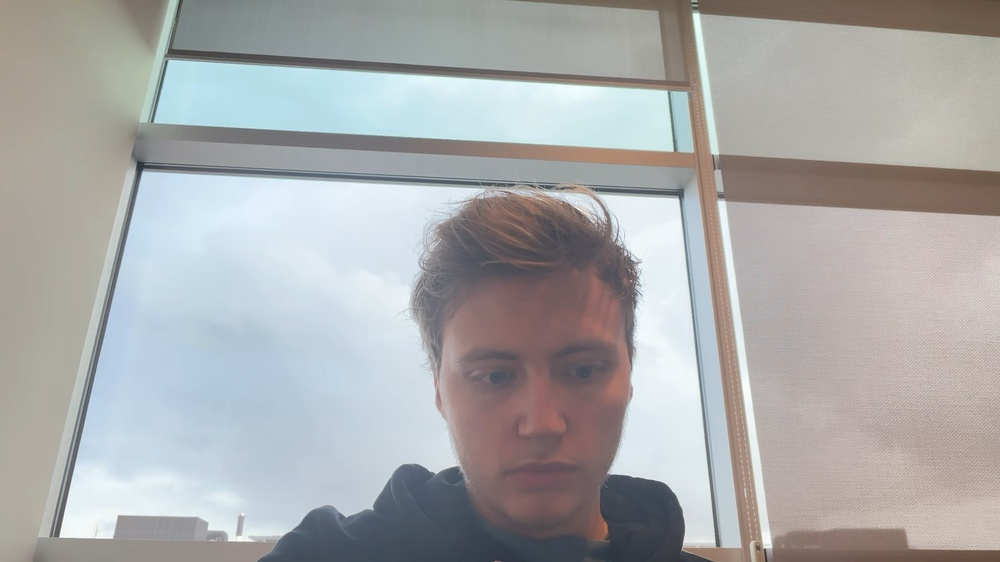
#> input picture computer_vision/captured_image.jpg, 1000 x 562 px, shrunk from 1920 x 1080 before the run, given in place of the camera
$ python capture_img.py
#> lines starting #> are read from the running program, lines starting #| are printed output that depends on the picture
import cv2
import numpy as np

def capture_and_save_image(file_path, filepath2):
    # Number 0 indicates that we want to capture from the first available camera.
    # If you have more than one camera, you can select the next by replacing 0 with 1, and so forth.
#> called with file_path = 'captured_image_mask.jpg', filepath2 = 'captured_image.jpg'
    cap = cv2.VideoCapture(0)


    if not cap.isOpened():
        print("Error: Couldn't open the camera.")
        return

    # Read the current frame from the video capture
    ret, frame = cap.read()
#> frame is the input picture: shape (562, 1000, 3); mean B, G, R 170.2, 169.9, 169.4

    width = int(cap.get(cv2.CAP_PROP_FRAME_WIDTH))
    height = int(cap.get(cv2.CAP_PROP_FRAME_HEIGHT))


    frame = cv2.flip(frame, 0)
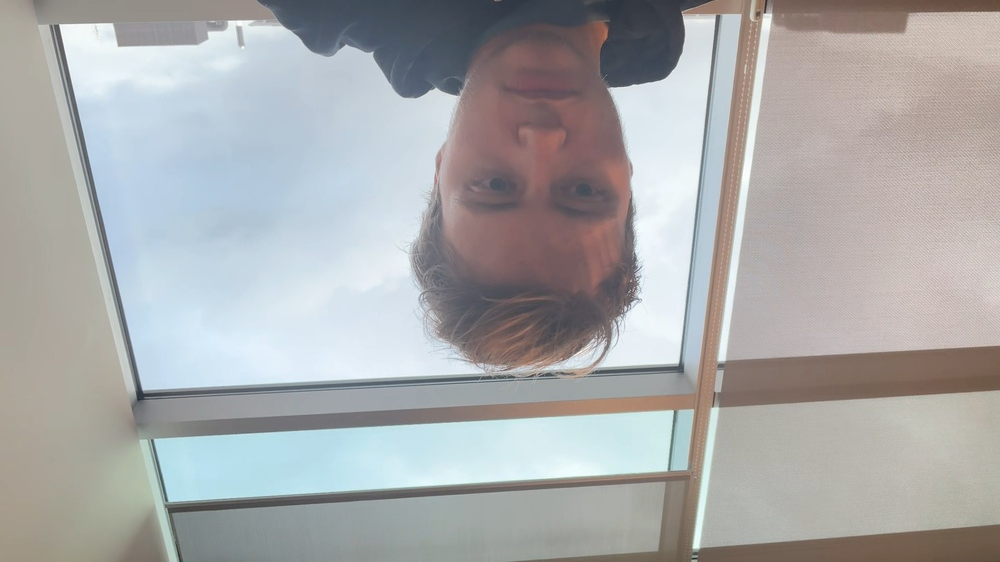
#> frame: shape (562, 1000, 3); mean B, G, R 170.2, 169.9, 169.4

    frame[:int(0.3 * height), :] = 0
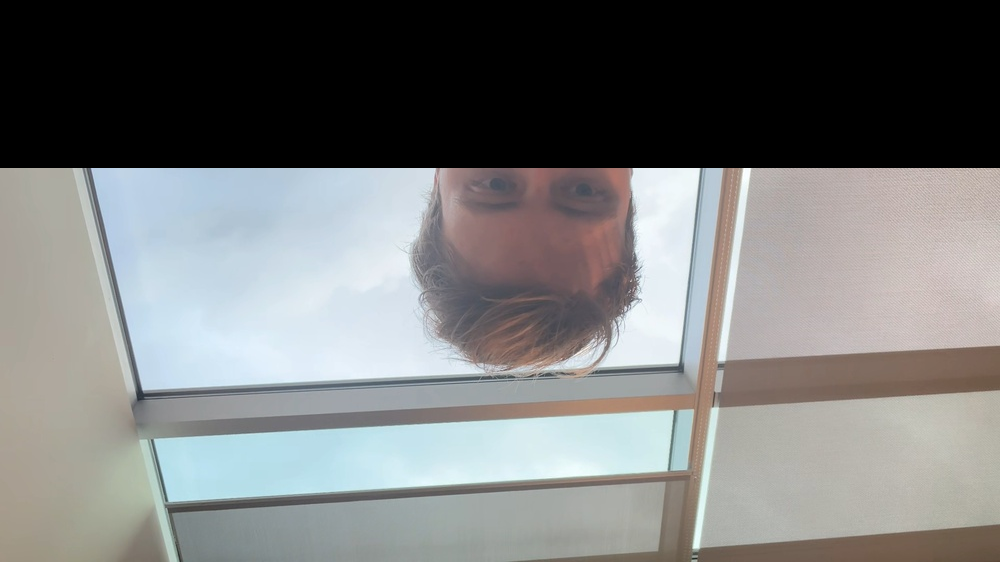
#> frame: shape (562, 1000, 3); mean B, G, R 121.3, 121.7, 120.6


    hsv = cv2.cvtColor(frame, cv2.COLOR_BGR2HSV)
#> hsv: shape (562, 1000, 3); mean H, S, V 44.9, 19.4, 127.8
    blue_lower = np.array([78, 158, 0])
    blue_upper = np.array([138, 255, 255])
    mask = cv2.inRange(hsv, blue_lower, blue_upper)
#> mask: shape (562, 1000); every value is 0
    result = cv2.bitwise_and(frame, frame, mask=mask)
#> result: shape (562, 1000, 3); every value is 0

    if ret:
        # Save the image on disk
        cv2.imwrite(file_path, result)
        cv2.imwrite(filepath2, frame)
        print(f"Image captured and saved at {file_path}")
    else:
        print("Error: Couldn't grab the frame from the camera.")

    # Release the camera resource
    cap.release()

# Call the function specifying the path where you want to save the image
capture_and_save_image('captured_image_mask.jpg', "captured_image.jpg")
